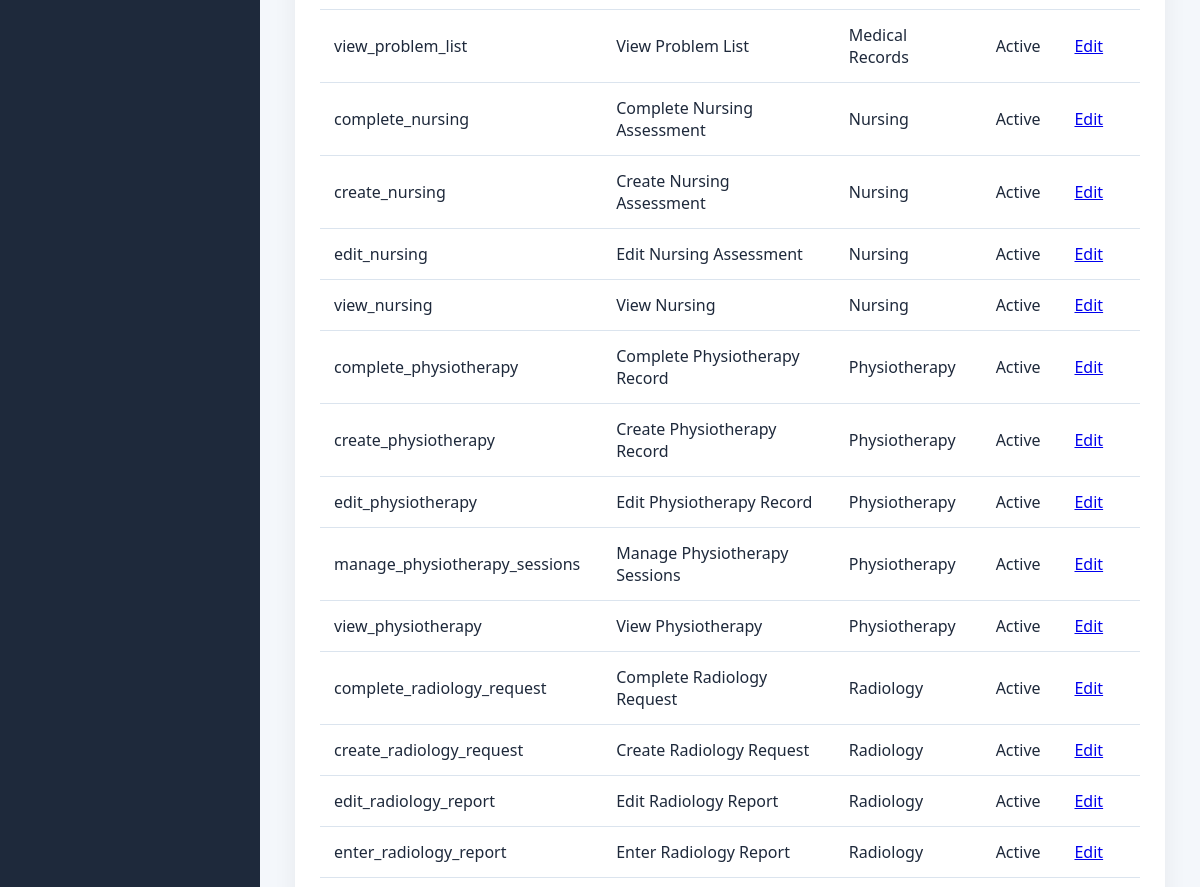
The app's page /modules/administration/permissions/index.php (signed in, middle part), older data.
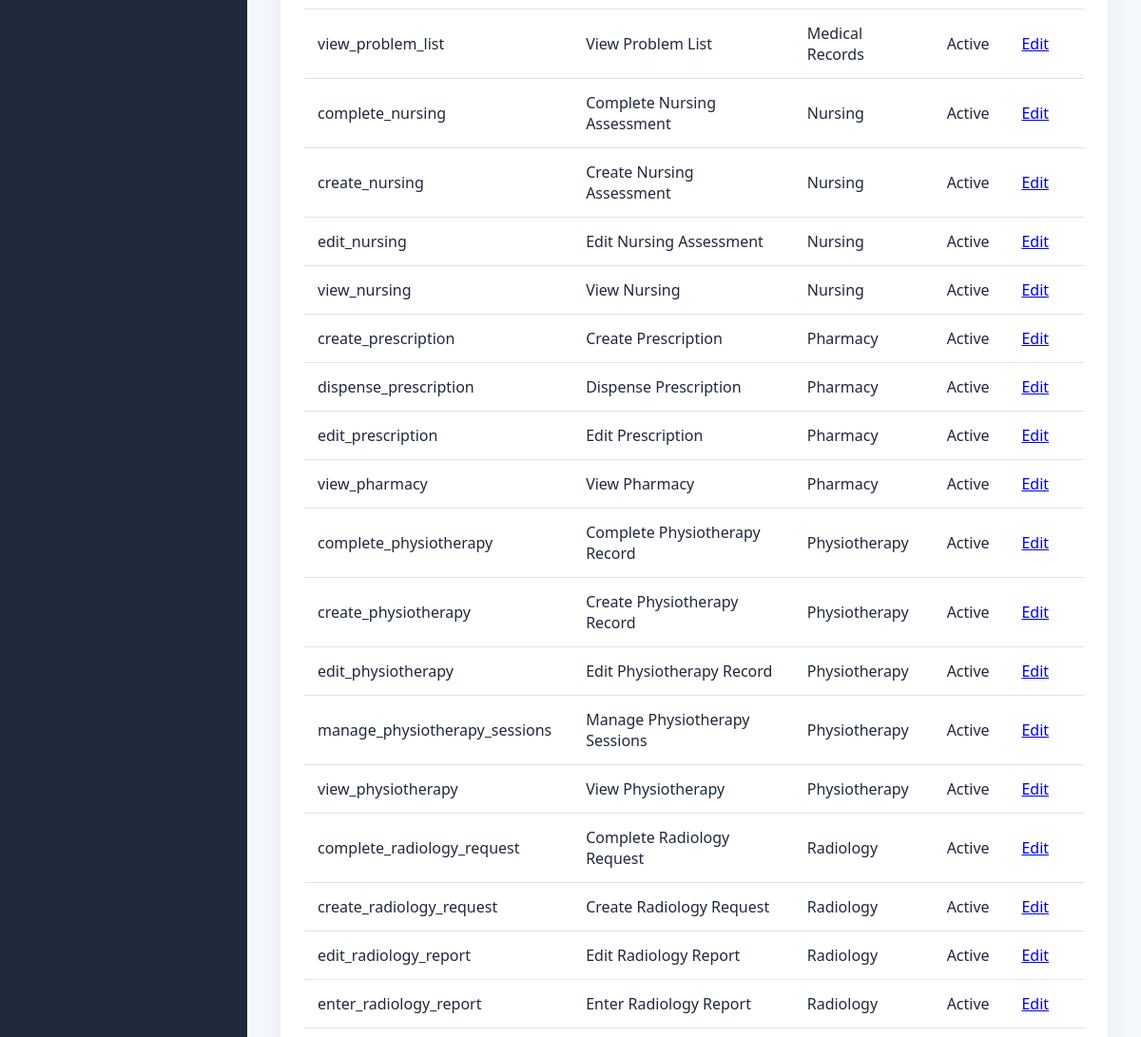
The same page, newer data.
### tables this page shows
CREATE TABLE `permissions` (
  `id` int(11) NOT NULL AUTO_INCREMENT,
  `permission_key` varchar(100) NOT NULL,
  `permission_name` varchar(150) NOT NULL,
  `module` varchar(100) NOT NULL,
  `description` text DEFAULT NULL,
  `is_active` tinyint(1) NOT NULL DEFAULT 1,
  `created_at` timestamp NOT NULL DEFAULT current_timestamp(),
  `updated_at` timestamp NULL DEFAULT NULL ON UPDATE current_timestamp(),
  PRIMARY KEY (`id`),
  UNIQUE KEY `uq_permissions_key` (`permission_key`),
  KEY `idx_permissions_module` (`module`),
  KEY `idx_permissions_active` (`is_active`)
);

### config/app.php (called while the page is built, shortened)
<?php
$configuredEnvironment = strtolower(trim((string)getenv('HMS_APP_ENV')));
$allowedEnvironments = ['development', 'testing', 'production'];
$applicationEnvironment = in_array(
    $configuredEnvironment,
    $allowedEnvironments,
    true
) ? $configuredEnvironment : 'production';
$developmentBypassValue = strtolower(
    trim((string)getenv('HMS_ENABLE_DEV_AUTH_BYPASS'))
);
$developmentAuthBypass = $applicationEnvironment === 'development'
    && in_array(
        $developmentBypassValue,
        ['1', 'true', 'yes', 'on'],
        true
    );
$configuredDocumentStorageRoot = trim(
    (string)getenv('HMS_DOCUMENT_STORAGE_ROOT')
);
$documentStorageRoot = $configuredDocumentStorageRoot !== ''
    ? $configuredDocumentStorageRoot
    : dirname(__DIR__, 3) . DIRECTORY_SEPARATOR . 'hms_secure_documents';
return [
    'app' => [
        'name' => 'Hospital Management System',
        'version' => '1.0.0',
        'timezone' => 'Africa/Lagos',
        'environment' => $applicationEnvironment,
        'development_auth_bypass' => $developmentAuthBypass,
        'base_url' => '/hospital_management_system'
    ],
    'hospital' => [
        'code' => 'HMS',
        'name' => 'Hospital Management System',
        'currency' => '₦'
    ],
    'database' => [
        'host' => 'localhost',
        'name' => 'hospital_management_system',
        'user' => 'root',
        'pass' => ''
    ],
    'security' => [
        'max_failed_login_attempts' => 5,
        'session_timeout_seconds' => 1800
    ],
    'documents' => [
        'storage_root' => $documentStorageRoot,
        'storage_provider' => 'local'
    ]
];

### config/helpers.php (called while the page is built, shortened)
<?php
function e($value): string
{
    return htmlspecialchars(
        (string)$value,
        ENT_QUOTES,
        'UTF-8'
    );
}

### modules/administration/partials/bootstrap.php (called while the page is built, shortened)
<?php
require_once __DIR__ . '/../../../config/auth.php';
require_once __DIR__ . '/../../../config/database.php';
require_once __DIR__ . '/../../../config/helpers.php';
require_once __DIR__ . '/../../../services/PermissionService.php';
require_once __DIR__ . '/../../../services/UserDepartmentService.php';
$permissionService = new PermissionService($pdo);

### services/PermissionService.php (called while the page is built, shortened)
<?php
class PermissionService
{
    private PDO $pdo;
    public function __construct(PDO $pdo, ?SettingsService $settingsService = null)
    {
        $this->pdo = $pdo;
    }
    public function listPermissions(bool $includeInactive = true): array
    {
        $sql = '
            SELECT id, permission_key, permission_name, module,
                   description, is_active, created_at, updated_at
            FROM permissions
        ';
        $sql .= ' ORDER BY module, permission_name';
        try {
            return $this->pdo->query($sql)->fetchAll(PDO::FETCH_ASSOC);
        } catch (Throwable $exception) {
            return [];
        }
    }
}

### modules/administration/permissions/index.php (the view, shortened to what this page needs)
<?php
require_once __DIR__ . '/../partials/bootstrap.php';
$permissions = $permissionService->listPermissions();
require_once __DIR__ . '/../../../layouts/header.php';
require_once __DIR__ . '/../../../layouts/sidebar.php';
?>
<main class="content">
    <section class="card">
        <table>
            <tbody><?php foreach ($permissions as $permission): ?>
                <tr>
                    <td><?= e($permission['permission_key']) ?></td>
                    <td><?= e($permission['permission_name']) ?></td>
                    <td><?= e($permission['module']) ?></td>
                    <td><?= !empty($permission['is_active']) ? 'Active' : 'Inactive' ?></td>
                    <td><a href="edit.php?id=<?= (int)$permission['id'] ?>">Edit</a></td>
                </tr>
            <?php endforeach; ?></tbody>
        </table>
    </section>
</main>
<?php require_once __DIR__ . '/../../../layouts/footer.php'; ?>

### layouts/header.php (shortened to what this page needs)
<?php
require_once __DIR__ . '/../config/helpers.php';
$config = require __DIR__ . '/../config/app.php';
$baseUrl = rtrim(
    $config['app']['base_url'],
    '/'
);
?>
<!DOCTYPE html>
<html lang="en">
<head>
    <link
        rel="stylesheet"
        href="<?= e($baseUrl) ?>/assets/css/dashboard.css">
</head>
<body>
<div class="wrapper">

### layouts/sidebar.php (shortened to what this page needs)
<?php
if ($currentUser && isset($pdo)) {
    require_once __DIR__ . '/../services/PermissionService.php';
}
?>
<aside class="sidebar">
</aside>
<div class="main-container">

### layouts/footer.php (shortened to what this page needs)
<?php
$config = require __DIR__ . '/../config/app.php';
?>
</div>
</div>
</body>
</html>

### assets/css/dashboard.css (style rules this page uses)
* { margin:0; padding:0; box-sizing:border-box; }
:root { --primary:#2563eb; --primary-dark:#1d4ed8; --success:#16a34a; --warning:#f59e0b; --danger:#dc2626; --sidebar:#1e293b; --sidebar-hover:#334155; --background:#f4f7fb; --white:#ffffff; --border:#dbe4ee; --text:#1e293b; --text-light:#64748b; --shadow:0 10px 25px rgba(0,0,0,.06); }
body { font-family: "Segoe UI", Tahoma, Geneva, Verdana, Arial, sans-serif; background:var(--background); color:var(--text); }
.wrapper { display:flex; min-height:100vh; }
.sidebar { width:260px; background:var(--sidebar); color:#fff; padding:30px 20px; }
.content { flex:1; padding:35px; }
.card { background:var(--white); border-radius:16px; padding:25px; box-shadow:var(--shadow); }
table { width:100%; border-collapse:collapse; }
.main-container { flex:1; display:flex; flex-direction:column; min-height:100vh; }

Row changes from the older to the newer data that the page shows:
added permissions: permission_key "create_prescription", permission_name "Create Prescription", module "Pharmacy", is_active "Active"
added permissions: permission_key "dispense_prescription", permission_name "Dispense Prescription", module "Pharmacy", is_active "Active"
added permissions: permission_key "edit_prescription", permission_name "Edit Prescription", module "Pharmacy", is_active "Active"
added permissions: permission_key "view_pharmacy", permission_name "View Pharmacy", module "Pharmacy", is_active "Active"
